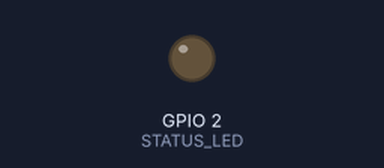
Recording of a sketch running on a simulated ESP32. Shown: output pins drawn as LEDs (lit = HIGH). Random numbers use the default seed unless the sketch sets one; what the sketch prints to the serial monitor is not drawn.

Above: at 0.1 s.
At 1.1 s:
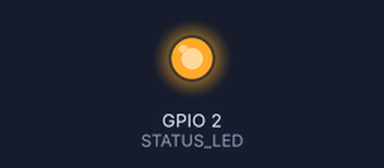
Timing chart, 0 to 2.6 s (numbered marks = the images above):
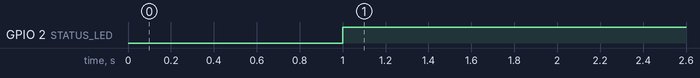

Measured:
- by itself, GPIO 2 (STATUS_LED): LOW → HIGH at 1.0 s

The sketch:

esp32_biogaz_sim.ino
```cpp
const int STATUS_LED = 2;

float clamp(float value, float minValue, float maxValue) {
  if (value < minValue) return minValue;
  if (value > maxValue) return maxValue;
  return value;
}

void sendTelemetry() {
  unsigned long t = millis();

  float temp = 38.2 + sin(t / 6500.0f) * 1.8f + ((float)random(-10, 11)) / 10.0f;
  float ch4 = 63.5 + sin(t / 8200.0f) * 6.0f + ((float)random(-20, 21)) / 10.0f;
  float h2s = 138.0f + sin(t / 4700.0f) * 52.0f + ((float)random(-20, 21));
  float pressure = 19.2 + sin(t / 6900.0f) * 2.4f + ((float)random(-10, 11)) / 10.0f;
  float ph = 7.32 + sin(t / 10500.0f) * 0.18f + ((float)random(-5, 6)) / 100.0f;
  float flow = 49.6 + sin(t / 3900.0f) * 7.0f + ((float)random(-14, 15)) / 10.0f;

  temp = clamp(temp, 33.0f, 46.0f);
  ch4 = clamp(ch4, 42.0f, 74.0f);
  h2s = clamp(h2s, 80.0f, 520.0f);
  pressure = clamp(pressure, 10.0f, 32.0f);
  ph = clamp(ph, 6.4f, 8.0f);
  flow = clamp(flow, 28.0f, 68.0f);

  String status = "NORMAL";
  if (ch4 < 50.0f || h2s > 350.0f || pressure > 28.0f || ph < 6.7f || temp < 35.0f || temp > 42.0f) {
    status = "ALERT";
  }

  digitalWrite(STATUS_LED, status == "NORMAL" ? HIGH : LOW);

  Serial.printf(
    "{\"device\":\"esp32_biogaz\",\"status\":\"%s\",\"temperature_c\":%.2f,\"ch4_percent\":%.2f,\"h2s_ppm\":%.1f,\"pressure_mbar\":%.2f,\"ph\":%.2f,\"flow_m3_h\":%.2f}\n",
    status.c_str(),
    temp,
    ch4,
    h2s,
    pressure,
    ph,
    flow
  );
}

void setup() {
  pinMode(STATUS_LED, OUTPUT);
  digitalWrite(STATUS_LED, LOW);

  Serial.begin(115200);
  randomSeed(analogRead(0));

  Serial.println("BioGaz+ Sensor Node booting...");
  Serial.println("ESP32 virtual telemetry active");
  delay(1000);
}

void loop() {
  sendTelemetry();
  delay(2000);
}
```
